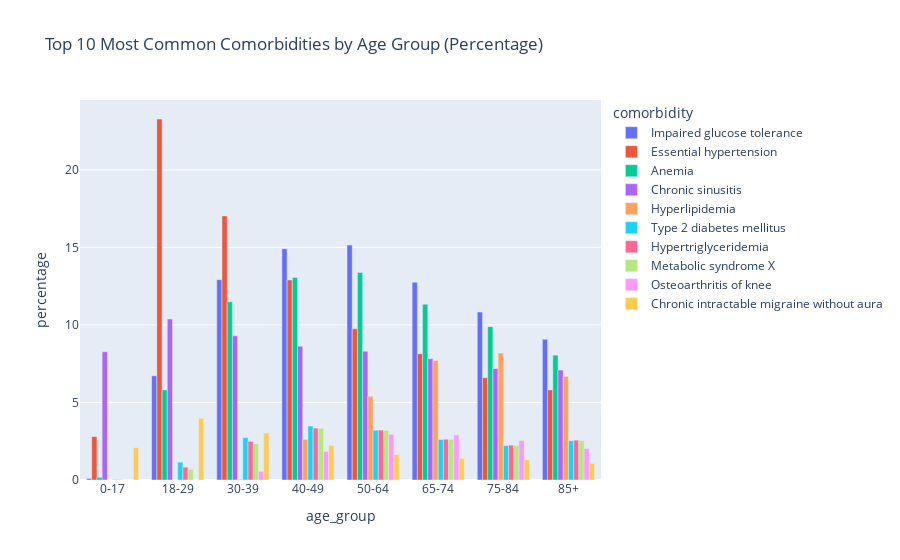

Write notebook code for a chart like this one.
### Code cell
# Calculate the percentage of comorbidities per age group
comorbidities_percentage_by_age = (comorbidities_by_age.div(total_counts_by_age, axis=0) * 100).round(2).iloc[:, :10]

# Convert DataFrame to a long format for Plotly
comorbidities_melted = comorbidities_percentage_by_age.reset_index().melt(id_vars='age_group', var_name='comorbidity', value_name='percentage')

# Create an interactive bar plot for percentages
fig = px.bar(comorbidities_melted, x='age_group', y='percentage', color='comorbidity', barmode='group',
             title='Top 10 Most Common Comorbidities by Age Group (Percentage)')

fig.show()

### Figure 1 — Plotly figure (JSON) as saved in the notebook; plotly's stock layout.template omitted (floating-point values rounded to 4 significant figures)
{"data": [{"alignmentgroup": "True", "hovertemplate": "comorbidity=Impaired glucose tolerance<br>age_group=%{x}<br>percentage=%{y}<extra></extra>", "legendgroup": "Impaired glucose tolerance", "marker": {"color": "#636efa", "pattern": {"shape": ""}}, "name": "Impaired glucose tolerance", "offsetgroup": "Impaired glucose tolerance", "orientation": "v", "showlegend": true, "textposition": "auto", "type": "bar", "x": ["0-17", "18-29", "30-39", "40-49", "50-64", "65-74", "75-84", "85+"], "xaxis": "x", "y": [0.1, 6.72, 12.92, 14.92, 15.15, 12.75, 10.83, 9.08], "yaxis": "y"}, {"alignmentgroup": "True", "hovertemplate": "comorbidity=Essential hypertension<br>age_group=%{x}<br>percentage=%{y}<extra></extra>", "legendgroup": "Essential hypertension", "marker": {"color": "#EF553B", "pattern": {"shape": ""}}, "name": "Essential hypertension", "offsetgroup": "Essential hypertension", "orientation": "v", "showlegend": true, "textposition": "auto", "type": "bar", "x": ["0-17", "18-29", "30-39", "40-49", "50-64", "65-74", "75-84", "85+"], "xaxis": "x", "y": [2.8, 23.28, 17.03, 12.9, 9.75, 8.14, 6.6, 5.81], "yaxis": "y"}, {"alignmentgroup": "True", "hovertemplate": "comorbidity=Anemia<br>age_group=%{x}<br>percentage=%{y}<extra></extra>", "legendgroup": "Anemia", "marker": {"color": "#00cc96", "pattern": {"shape": ""}}, "name": "Anemia", "offsetgroup": "Anemia", "orientation": "v", "showlegend": true, "textposition": "auto", "type": "bar", "x": ["0-17", "18-29", "30-39", "40-49", "50-64", "65-74", "75-84", "85+"], "xaxis": "x", "y": [0.17, 5.81, 11.49, 13.06, 13.38, 11.33, 9.89, 8.05], "yaxis": "y"}, {"alignmentgroup": "True", "hovertemplate": "comorbidity=Chronic sinusitis<br>age_group=%{x}<br>percentage=%{y}<extra></extra>", "legendgroup": "Chronic sinusitis", "marker": {"color": "#ab63fa", "pattern": {"shape": ""}}, "name": "Chronic sinusitis", "offsetgroup": "Chronic sinusitis", "orientation": "v", "showlegend": true, "textposition": "auto", "type": "bar", "x": ["0-17", "18-29", "30-39", "40-49", "50-64", "65-74", "75-84", "85+"], "xaxis": "x", "y": [8.27, 10.38, 9.3, 8.62, 8.3, 7.82, 7.19, 7.09], "yaxis": "y"}, {"alignmentgroup": "True", "hovertemplate": "comorbidity=Hyperlipidemia<br>age_group=%{x}<br>percentage=%{y}<extra></extra>", "legendgroup": "Hyperlipidemia", "marker": {"color": "#FFA15A", "pattern": {"shape": ""}}, "name": "Hyperlipidemia", "offsetgroup": "Hyperlipidemia", "orientation": "v", "showlegend": true, "textposition": "auto", "type": "bar", "x": ["0-17", "18-29", "30-39", "40-49", "50-64", "65-74", "75-84", "85+"], "xaxis": "x", "y": [0, 0, 0.05, 2.62, 5.4, 7.7, 8.19, 6.68], "yaxis": "y"}, {"alignmentgroup": "True", "hovertemplate": "comorbidity=Type 2 diabetes mellitus<br>age_group=%{x}<br>percentage=%{y}<extra></extra>", "legendgroup": "Type 2 diabetes mellitus", "marker": {"color": "#19d3f3", "pattern": {"shape": ""}}, "name": "Type 2 diabetes mellitus", "offsetgroup": "Type 2 diabetes mellitus", "orientation": "v", "showlegend": true, "textposition": "auto", "type": "bar", "x": ["0-17", "18-29", "30-39", "40-49", "50-64", "65-74", "75-84", "85+"], "xaxis": "x", "y": [0.03, 1.15, 2.73, 3.48, 3.21, 2.61, 2.22, 2.53], "yaxis": "y"}, {"alignmentgroup": "True", "hovertemplate": "comorbidity=Hypertriglyceridemia<br>age_group=%{x}<br>percentage=%{y}<extra></extra>", "legendgroup": "Hypertriglyceridemia", "marker": {"color": "#FF6692", "pattern": {"shape": ""}}, "name": "Hypertriglyceridemia", "offsetgroup": "Hypertriglyceridemia", "orientation": "v", "showlegend": true, "textposition": "auto", "type": "bar", "x": ["0-17", "18-29", "30-39", "40-49", "50-64", "65-74", "75-84", "85+"], "xaxis": "x", "y": [0.02, 0.83, 2.49, 3.35, 3.22, 2.63, 2.25, 2.57], "yaxis": "y"}, {"alignmentgroup": "True", "hovertemplate": "comorbidity=Metabolic syndrome X<br>age_group=%{x}<br>percentage=%{y}<extra></extra>", "legendgroup": "Metabolic syndrome X", "marker": {"color": "#B6E880", "pattern": {"shape": ""}}, "name": "Metabolic syndrome X", "offsetgroup": "Metabolic syndrome X", "orientation": "v", "showlegend": true, "textposition": "auto", "type": "bar", "x": ["0-17", "18-29", "30-39", "40-49", "50-64", "65-74", "75-84", "85+"], "xaxis": "x", "y": [0, 0.7, 2.33, 3.33, 3.2, 2.62, 2.23, 2.54], "yaxis": "y"}, {"alignmentgroup": "True", "hovertemplate": "comorbidity=Osteoarthritis of knee<br>age_group=%{x}<br>percentage=%{y}<extra></extra>", "legendgroup": "Osteoarthritis of knee", "marker": {"color": "#FF97FF", "pattern": {"shape": ""}}, "name": "Osteoarthritis of knee", "offsetgroup": "Osteoarthritis of knee", "orientation": "v", "showlegend": true, "textposition": "auto", "type": "bar", "x": ["0-17", "18-29", "30-39", "40-49", "50-64", "65-74", "75-84", "85+"], "xaxis": "x", "y": [0, 0, 0.56, 1.84, 2.95, 2.91, 2.55, 2.03], "yaxis": "y"}, {"alignmentgroup": "True", "hovertemplate": "comorbidity=Chronic intractable migraine without aura<br>age_group=%{x}<br>percentage=%{y}<extra></extra>", "legendgroup": "Chronic intractable migraine without aura", "marker": {"color": "#FECB52", "pattern": {"shape": ""}}, "name": "Chronic intractable migraine without aura", "offsetgroup": "Chronic intractable migraine without aura", "orientation": "v", "showlegend": true, "textposition": "auto", "type": "bar", "x": ["0-17", "18-29", "30-39", "40-49", "50-64", "65-74", "75-84", "85+"], "xaxis": "x", "y": [2.08, 3.98, 3.03, 2.23, 1.64, 1.39, 1.31, 1.07], "yaxis": "y"}], "layout": {"autosize": true, "barmode": "group", "legend": {"title": {"text": "comorbidity"}, "tracegroupgap": 0}, "title": {"text": "Top 10 Most Common Comorbidities by Age Group (Percentage)"}, "xaxis": {"anchor": "y", "autorange": true, "domain": [0, 1], "range": [-0.5, 7.5], "title": {"text": "age_group"}, "type": "category"}, "yaxis": {"anchor": "x", "autorange": true, "domain": [0, 1], "range": [0, 24.51], "title": {"text": "percentage"}, "type": "linear"}}}
